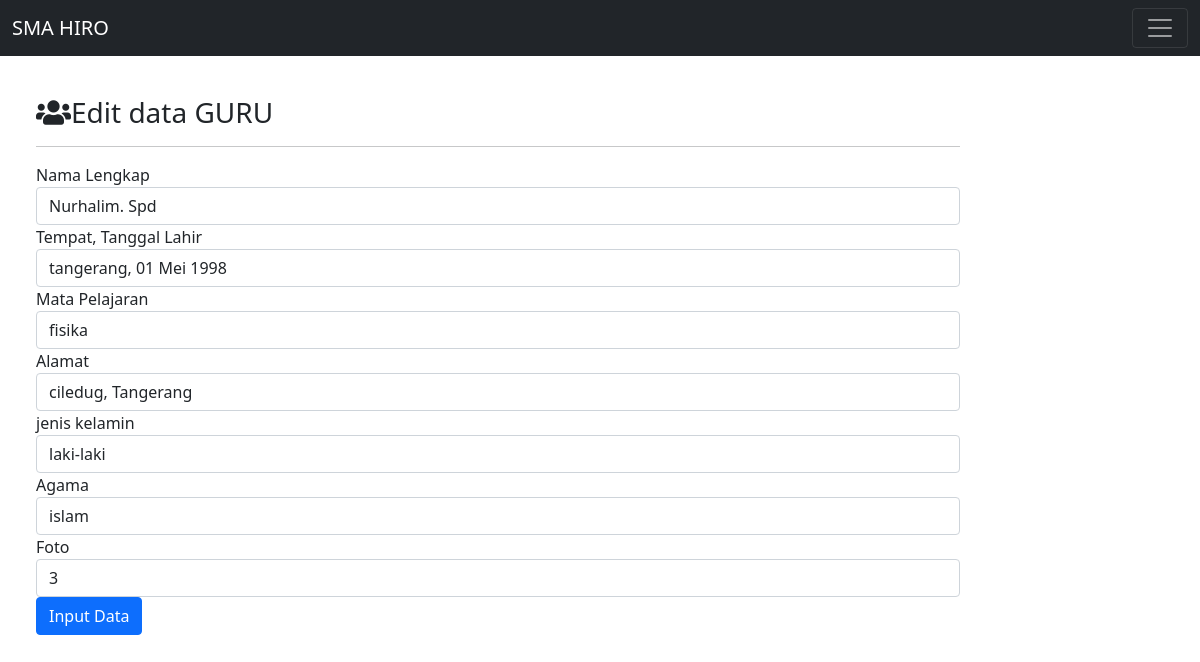
Page /edit.php?id=22 on the committed database.
### tables this page shows
CREATE TABLE `guru` (
  `id` varchar(15) NOT NULL,
  `nama` varchar(30) NOT NULL,
  `tempat` varchar(30) NOT NULL,
  `mata_pelajaran` varchar(20) NOT NULL,
  `alamat` varchar(30) NOT NULL,
  `jenis_kelamin` varchar(12) NOT NULL,
  `agama` varchar(15) NOT NULL,
  `foto` varchar(10) NOT NULL
);

### function.php (called while the page is built, shortened)
<?php
    $conn = mysqli_connect('localhost','root','','uas_1904030047');
    function query($query)
    {
        global $conn;
        $result = mysqli_query($conn,$query);
        if(mysqli_num_rows($result) ==1 ){
            return mysqli_fetch_assoc($result);
        }
        $rows = [];
        return $rows;
    }
?>

### edit.php (the view, shortened to what this page needs)
<?php
require 'function.php';
$id = $_GET['id'];
$guruu = query("SELECT * FROM guru WHERE id = $id");
?>
<!doctype html>
<html lang="en">
<head>
    <link href="tema/bootstrap/css/bootstrap.min.css" rel="stylesheet">
    <link rel="stylesheet" href="tema/fontawesome/css/all.min.css">
</head>
<body>
    <nav class="navbar fixed-top navbar-dark bg-dark">
            <div class="container-fluid">
                <a class="navbar-brand" href="index.php">SMA HIRO</a>
                <button class="navbar-toggler" type="button" data-bs-toggle="collapse" data-bs-target="#navbarSupportedContent" aria-controls="navbarSupportedContent" aria-expanded="false" aria-label="Toggle navigation">
                <span class="navbar-toggler-icon"></span>
                </button>
            </div>
         </nav>
    <div class="row mt-5">
        <div class="col-md-10 p-5 pt-5">
            <h3><i class="fas fa-users"></i>Edit data GURU</h3>
            <hr>
            <form method="POST" action="">
                <div class="form-group">
                    <label for="nama">Nama Lengkap</label>
                    <input type="text" class="form-control" id="nama" name="nama" value="<?= $guruu['nama'] ?>" autofocus required autocomplete="off">
                </div>
                <div class="form-group">
                    <label for="tempat">Tempat, Tanggal Lahir</label>
                    <input type="text" class="form-control" id="tempat" name="tempat" value="<?= $guruu['tempat'] ?>" required autocomplete="off">
                </div>
                <div class="form-group">
                    <label for="mata_pelajaran">Mata Pelajaran</label>
                    <input type="text" class="form-control" id="mata_pelajaran" name="mata_pelajaran" value="<?= $guruu['mata_pelajaran'] ?>" required autocomplete="off">
                </div>
                <div class="form-group">
                    <label for="alamat">Alamat</label>
                    <input type="text" class="form-control" id="alamat" name="alamat" value="<?= $guruu['alamat'] ?>" required autocomplete="off">
                </div>
                <div class="form-group">
                    <label for="jenis_kelamin">jenis kelamin</label>
                    <input type="text" class="form-control" id="jenis_kelamin" name="jenis_kelamin" value="<?= $guruu['jenis_kelamin'] ?>" required autocomplete="off">
                </div>
                <div class="form-group">
                    <label for="agama">Agama</label>
                    <input type="text" class="form-control" id="agama" name="agama" value="<?= $guruu['agama'] ?>" required autocomplete="off">
                </div>
                <div class="form-group">
                    <label for="foto">Foto</label>
                    <input type="text" class="form-control" id="foto" name="foto" value="<?= $guruu['foto'] ?>" required>
                </div>
                <button type="submit" class="btn btn-primary" name="edit">Input Data</button>
            </form>
        </div>
    </div>
</body>
</html>

### rows in the picture
guru: nama "Nurhalim. Spd", tempat "tangerang, 01 Mei 1998", mata_pelajaran "fisika", alamat "ciledug, Tangerang", jenis_kelamin "laki-laki", agama "islam", foto "3"
